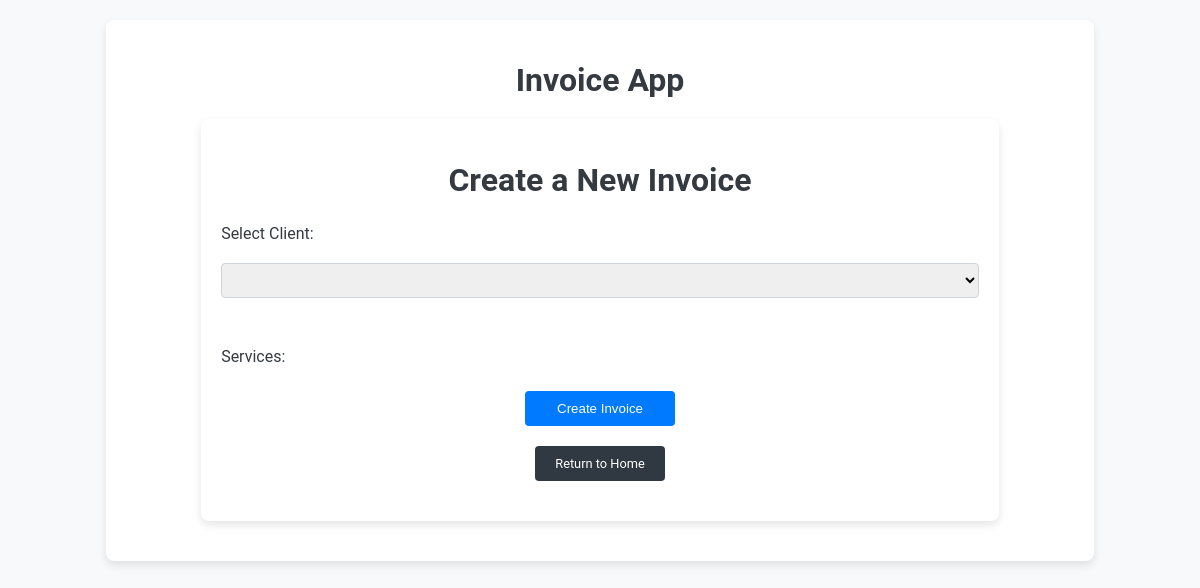
Before: /create_invoice with the older database file.
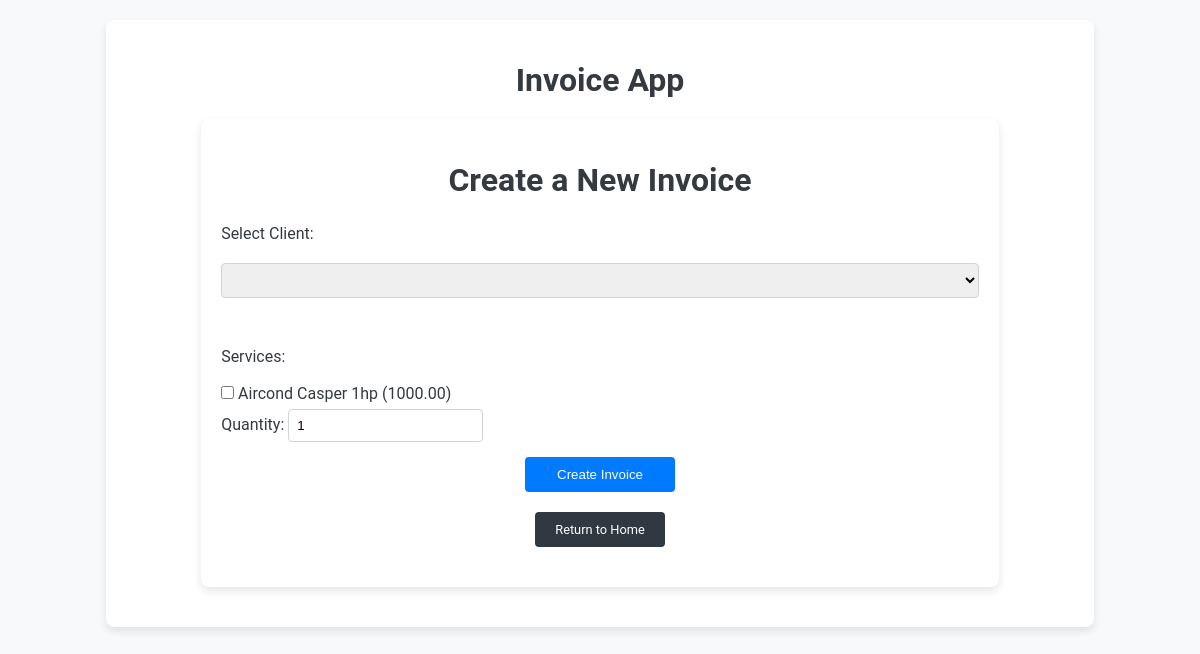
After: the same page with the newer database file.
### app.py (models this page shows)
class Service(db.Model):
    id = db.Column(db.Integer, primary_key=True)
    description = db.Column(db.String(200), nullable=False)
    cost = db.Column(db.Numeric(10,2), nullable=False)

### app.py (the view, shortened to what this page needs)
@app.route('/create_invoice', methods=['GET', 'POST'])
def create_invoice():
    clients = Client.query.all()
    services = Service.query.all()
    return render_template('create_invoice.html', clients=clients, services=services)

### templates/create_invoice.html
{% extends "base.html" %} {% block title %}Create Invoice{% endblock %} {% block
content %}
<div class="container">
  <h1>Create a New Invoice</h1>
  <form method="POST" class="service-form">
    <label for="client">Select Client:</label>
    <select name="client" id="client">
      {% for client in clients %}
      <option value="{{ client.id }}">{{ client.name }}</option>
      {% endfor %}</select
    ><br />
    <label>Services:</label>
    <div id="services">
      {% for service in services %}
      <div>
        <input type="checkbox" name="service" value="{{ service.id }}" /> {{
        service.description }} ({{ service.cost }})<br />
        <label>Quantity:</label>
        <input type="number" name="quantity" min="1" value="1" />
      </div>
      {% endfor %}
    </div>
    <button type="submit" class="btn">Create Invoice</button>
  </form>
  <a href="{{ url_for('index') }}" class="btn return-home">Return to Home</a>
</div>
{% endblock %}

### templates/base.html (shortened to what this page needs)
<!DOCTYPE html>
<html lang="en">
  <head>
    <link
      rel="stylesheet"
      href="{{ url_for('static', filename='styles.css') }}"
    />
  </head>
  <body>
    <div class="container">
      <h1>{% block heading %}Invoice App{% endblock %}</h1>
      {% block content %}{% endblock %}
    </div>
  </body>
</html>

### static/styles.css (style rules this page uses)
body { font-family: 'Roboto', Arial, sans-serif; background-color: #f8f9fa; color: #343a40; }
.container { width: 80%; margin: 20px auto; padding: 20px; background-color: #fff; border-radius: 8px; box-shadow: 0 4px 8px rgba(0, 0, 0, 0.1); }
h1 { text-align: center; font-size: 2em; margin-bottom: 20px; }
a.btn { display: inline-block; padding: 10px 20px; margin: 10px; background-color: #007bff; color: #fff; text-decoration: none; border-radius: 4px; transition: background-color 0.3s; }
form { display: flex; flex-direction: column; gap: 10px; }
form label, form select, form input { margin: 5px 0; }
button { width: 100px; padding: 10px; background-color: #007bff; color: #fff; border: none; border-radius: 4px; cursor: pointer; transition: background-color 0.3s; }
.service-form { display: flex; flex-direction: column; gap: 10px; }
.service-form label { margin-bottom: 5px; }
.service-form input { padding: 8px; border: 1px solid #ced4da; border-radius: 4px; }
.service-form select, option { padding: 8px; border: 1px solid #ced4da; border-radius: 4px; }
.service-form button { width: 150px; padding: 10px; background-color: #007bff; color: #fff; border: none; border-radius: 4px; cursor: pointer; transition: background-color 0.3s; align-self: center; }
a.btn { display: inline-block; padding: 10px 20px; background-color: #007bff; color: #fff; text-decoration: none; border-radius: 4px; transition: background-color 0.3s; text-align: center; margin: 20px auto; }
a.return-home { display: block; width: fit-content; background-color: #303841; margin-top: 20px; font-size: 0.8em; }

Changed rows visible on the page:
added Service: description "Aircond Casper 1hp", cost "1000.00"
